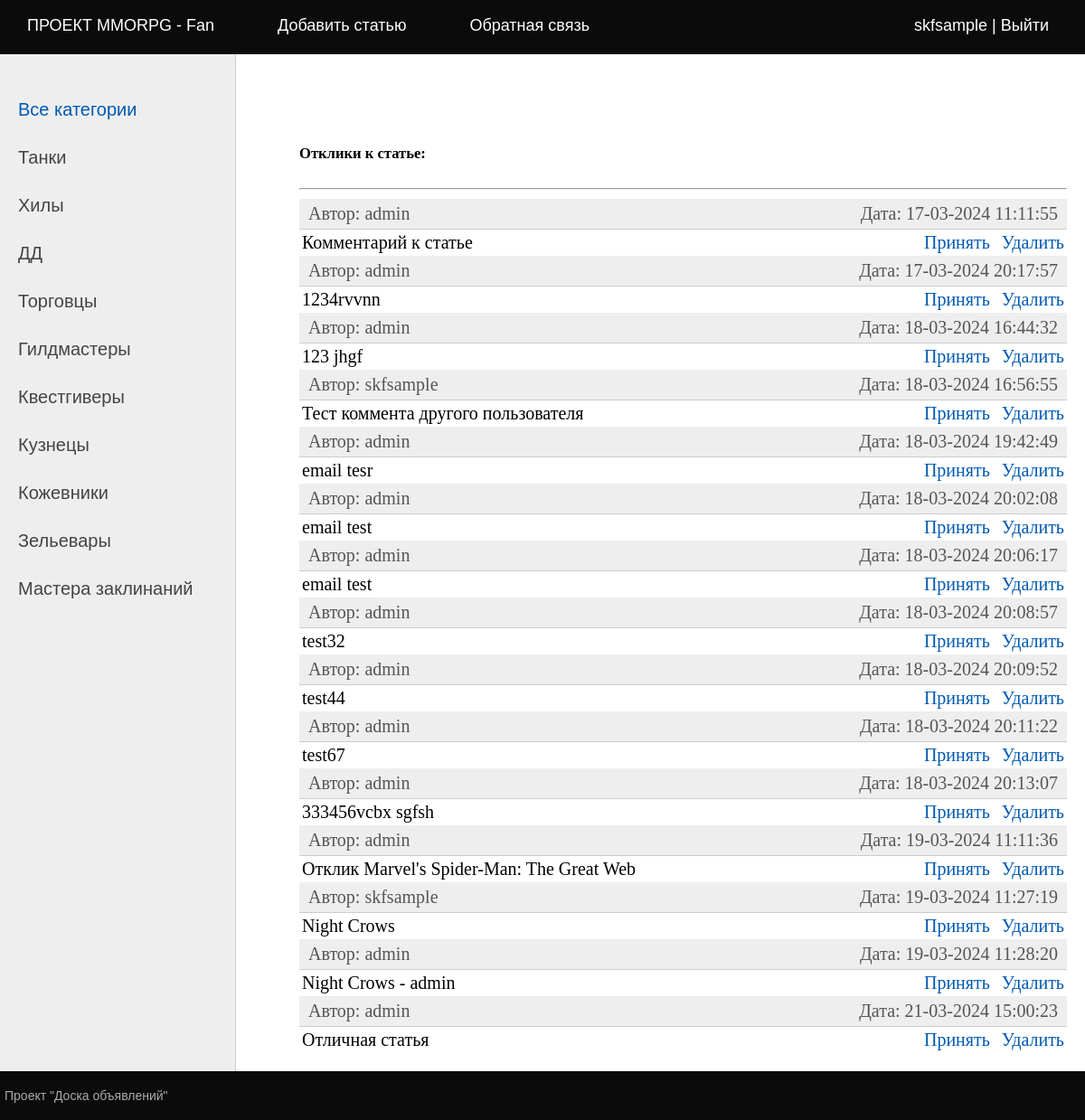
The app's page /comments/17/ (signed in), older data.
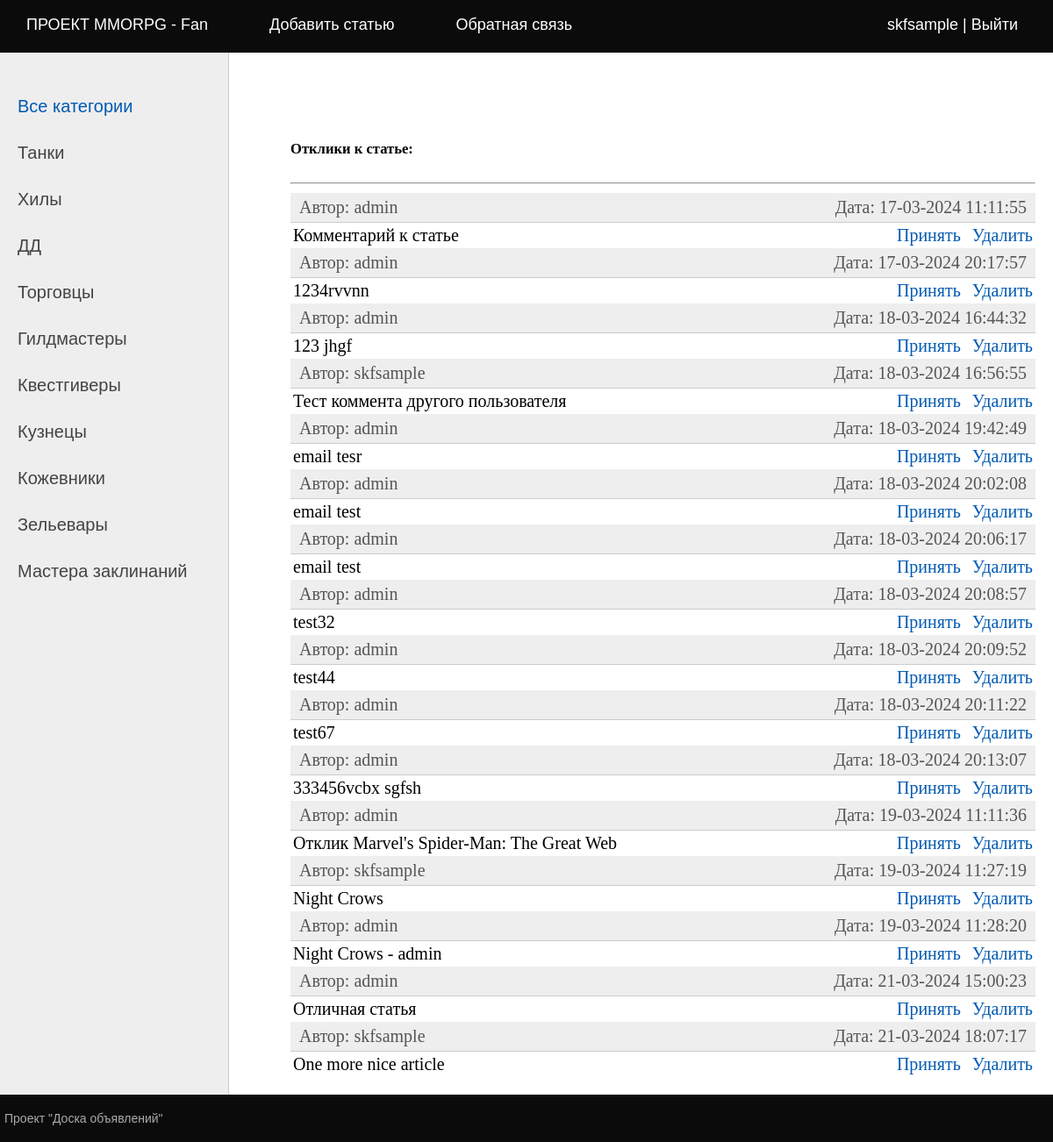
The same page, newer data.
### bbapp/models.py (models this page shows, shortened)
class Category(models.Model):
    name = models.CharField(max_length=128, db_index=True, verbose_name='Категория')
    slug = models.SlugField(max_length=255, unique=True, db_index=True)
    class Meta:
        verbose_name = 'Категория'
        verbose_name_plural = 'Категории'

class Comment(models.Model):
    commentPost = models.ForeignKey(Bullets, on_delete=models.CASCADE, verbose_name='Статья')
    commentUser = models.ForeignKey(User, on_delete=models.CASCADE, verbose_name='Автор комментария')
    commentAuthor = models.ForeignKey(get_user_model(), on_delete=models.SET_NULL, verbose_name='Автор статьи',
                                      related_name='comments', null=True, default=None)
    text = models.TextField()
    dateCreation = models.DateTimeField(auto_now_add=True)
    status = models.SmallIntegerField(default=0)
    class Meta:
        verbose_name = 'Комментарий'
        verbose_name_plural = 'Комментарии'

### bbapp/views.py (the view)
# urls.py: path('comments/<int:pk>/', views.ShowComments.as_view(), name='post_comments'),
class ShowComments(LoginRequiredMixin, DataMixin, ListView):
    model = Comment
    paginate_by = 20
    template_name = 'bbapp/list_comments.html'
    context_object_name = 'list_comments'

### accounts/context_processors.py (called while the page is built)
def get_bbapp_context(request):
    return {'mainmenu': menu}

### bbapp/templatetags/bb_tags.py (called while the page is built)
@register.inclusion_tag('bbapp/list_categories.html')
def show_categories(cat_selected=0):
    cats = Category.objects.all()
    return {'cats': cats, 'cat_selected': cat_selected}

### bbapp/templates/bbapp/list_comments.html (shortened to what this page needs)
{% extends 'default.html' %}
{% block content %}
<h5>Отклики к статье: {{''}}</h5>
    <hr>
{% for comment in list_comments %}
<ul class="list-articles">
    <li>
	<div class="article-panel">
		<p class="first">Автор: {{ comment.commentUser.username|default:"Неизвестен" }}</p>
		<p class="last">Дата: {{comment.dateCreation|date:"d-m-Y H:i:s"}}</p>
	</div>
    </li>
</ul>
    <table>
        <td width="83%">{{ comment.text }}</td>
        <td width="10%"><a href="">Принять</a></td>
        <td><a href="">Удалить</a></td>
    </table>
{% endfor %}
{% endblock%}

### templates/default.html (shortened to what this page needs)
{% load static %}
{% load bb_tags %}
<!DOCTYPE html>
<html lang="en">
<head>
	<link type="text/css" href="{% static 'bbapp/css/styles.css' %}" rel="stylesheet" />
</head>
<body>
<table class="table-page" border=0 cellpadding="0" cellspacing="0">
<tr><td valign=top>
{% block mainmenu %}
		<div class="header">
			<ul id="mainmenu" class="mainmenu">
{% for m in mainmenu %}
				<li><a href="{% url m.url_name %}">{{m.title}}</a></li>
{% endfor %}
{% if user.is_authenticated %}
			<li class="last"><a href="{% url 'accounts:profile' %}">{{user.username}}</a> |
				<a href="{% url 'accounts:logout' %}">Выйти</a></li>
{% else %}
			<li class="last"><a href="{% url 'accounts:login' %}">Войти</a> |
				<a href="{% url 'accounts:register' %}">Регистрация</a></li>
{% endif %}
			</ul>
		</div>
{% endblock mainmenu %}
<table class="table-content" border=0 cellpadding="0" cellspacing="0">
<tr>
	<td valign="top" class="left-chapters">
	<ul id="leftchapters">
		{% if cat_selected == 0 or cat_selected is None %}
		<li class="selected">Все категории</li>
		{% else %}
		<li><a href="{% url 'home' %}">Все категории</a></li>
		{% endif %}
		{% show_categories cat_selected %}
	</ul>
	</td>
<td valign="top" class="content">
	<div class="content-text">
{% block content %}
{% endblock %}
	</div>
</td></tr></table>
</td></tr>
<tr><td valign=top>
	<div id="footer">
		<p>Проект "Доска объявлений"</p>
	</div>
</td></tr></table>
</body>
</html>

### bbapp/templates/bbapp/list_categories.html
{% for cat in cats %}
{% if cat.id == cat_selected %}
<li class="selected">{{ cat.name }}</li>
{% else %}
<li><a href="{% url 'category' cat.pk %}">{{ cat.name }}</a></li>
{% endif %}
{% endfor %}

### static/bbapp/css/styles.css (style rules this page uses)
html, body { font-family: 'Arial'; margin: 0; padding: 0; height: 100%; width: 100%; color: #444; }
a { color: #0059b2; text-decoration: none; }
div.article-panel { background: #eee; padding: 5px 10px 5px 10px; box-sizing: border-box; overflow: hidden; color: #555; }
div.article-panel p.first { margin: 0; float: left; }
div.article-panel p.last { margin: 0; float: right; }
ul.list-articles { list-style: none; margin: 0; padding: 0; }
ul.list-articles li { border-bottom: 1px solid #ccc; }
.table-page { width: 100%; height: 100%; vertical-align: top; }
.table-page tr { height: 100%; }
.header { background: #0b0b0b; height: 60px; }
ul.mainmenu { list-style: none; margin: 0; padding: 0; height: 60px; color: #ffffff; font-size: 18px; overflow: hidden; }
ul.mainmenu li { float: left; margin: 18px 40px 0 30px; }
ul.mainmenu li.last { float: right; }
ul.mainmenu li a { color: #ffffff; text-decoration: none; }
.table-content { width: 100%; min-height: 100%; height: 100%; }
.left-chapters { margin: 0; background: #eee; border-right: 1px solid #ccc; }
.left-chapters ul { width: 230px; margin: 0; padding: 20px 10px 10px 20px; list-style: none; font-size: 20px; }
.left-chapters ul li { margin: 30px 0 0 0; color: #999; }
.left-chapters ul li.selected { color: #0059b2; }
.left-chapters ul li a { color: #444; text-decoration: none; }
.content { padding: 40px 20px 20px 40px; width: 100%; box-sizing: border-box; }
.content-text { margin: 60px 0 0 30px; color: #000; font-size: 20px; font-family: Yandex Sans Display Light; }
#footer { box-sizing: border-box; background: #0b0b0b; padding: 5px; color: #aaa; font-size: 14px; font-family: Verdana, Geneva, Arial, Helvetica; text-align: left; overflow: hidden; }

Row changes from the older to the newer data that the page shows:
added Comment: commentUser.username "skfsample", dateCreation "21-03-2024 18:07:17", text "One more nice article"
